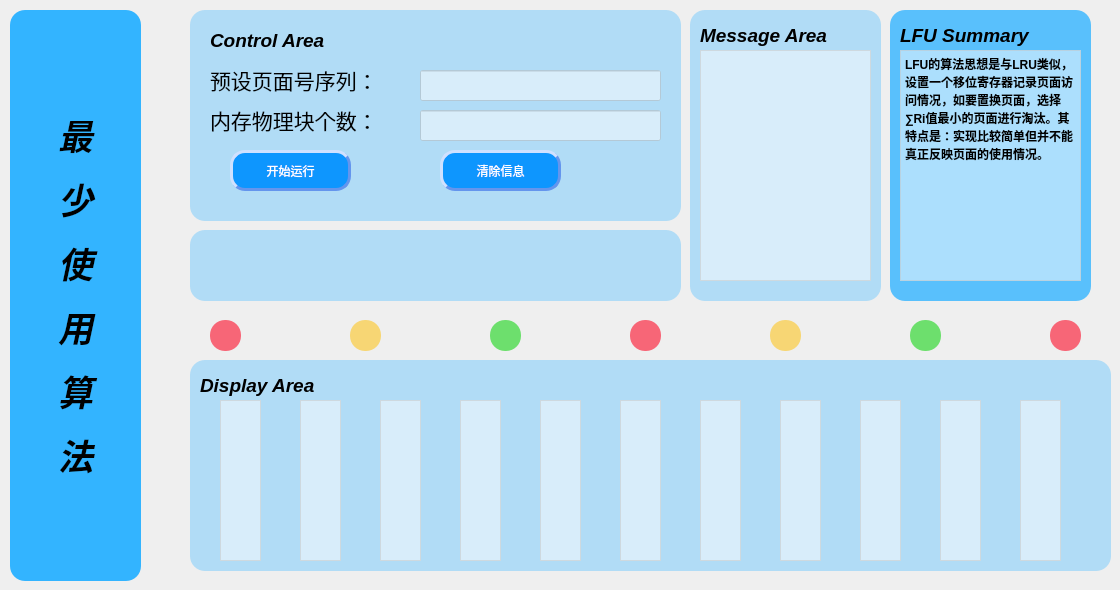
    <widget class="QWidget" name="tab_3">
     <attribute name="title">
      <string>LFU</string>
     </attribute>
     <widget class="QTextEdit" name="textEdit_305">
      <property name="geometry">
       <rect>
        <x>540</x>
        <y>400</y>
        <width>41</width>
        <height>161</height>
       </rect>
      </property>
      <property name="styleSheet">
       <string notr="true">background-color: rgba(255, 255, 255, 0.5)</string>
      </property>
     </widget>
     <widget class="QLabel" name="label_13">
      <property name="geometry">
       <rect>
        <x>210</x>
        <y>100</y>
        <width>201</width>
        <height>41</height>
       </rect>
      </property>
      <property name="text">
       <string>&lt;html&gt;&lt;head/&gt;&lt;body&gt;&lt;p&gt;&lt;span style=&quot; font-size:16pt;&quot;&gt;内存物理块个数：&lt;/span&gt;&lt;/p&gt;&lt;/body&gt;&lt;/html&gt;</string>
      </property>
     </widget>
     <widget class="QTextEdit" name="textEdit_302">
      <property name="geometry">
       <rect>
        <x>300</x>
        <y>400</y>
        <width>41</width>
        <height>161</height>
       </rect>
      </property>
      <property name="styleSheet">
       <string notr="true">background-color: rgba(255, 255, 255, 0.5)</string>
      </property>
     </widget>
     <widget class="QLabel" name="label_14">
      <property name="geometry">
       <rect>
        <x>690</x>
        <y>10</y>
        <width>191</width>
        <height>291</height>
       </rect>
      </property>
      <property name="styleSheet">
       <string notr="true">QLabel{background:rgba(135,206,250,0.6);border-radius:15px;}</string>
      </property>
      <property name="text">
       <string>&lt;html&gt;&lt;head/&gt;&lt;body&gt;&lt;p&gt;&lt;br/&gt;&lt;/p&gt;&lt;/body&gt;&lt;/html&gt;</string>
      </property>
     </widget>
     <widget class="QLabel" name="label_15">
      <property name="geometry">
       <rect>
        <x>700</x>
        <y>20</y>
        <width>161</width>
        <height>31</height>
       </rect>
      </property>
      <property name="text">
       <string>&lt;html&gt;&lt;head/&gt;&lt;body&gt;&lt;p&gt;&lt;span style=&quot; font-size:14pt; font-weight:600; font-style:italic;&quot;&gt;Message Area&lt;/span&gt;&lt;/p&gt;&lt;/body&gt;&lt;/html&gt;</string>
      </property>
     </widget>
     <widget class="QLabel" name="label_16">
      <property name="geometry">
       <rect>
        <x>200</x>
        <y>370</y>
        <width>181</width>
        <height>31</height>
       </rect>
      </property>
      <property name="text">
       <string>&lt;html&gt;&lt;head/&gt;&lt;body&gt;&lt;p&gt;&lt;span style=&quot; font-size:14pt; font-weight:600; font-style:italic;&quot;&gt;Display Area&lt;/span&gt;&lt;/p&gt;&lt;/body&gt;&lt;/html&gt;</string>
      </property>
     </widget>
     <widget class="QLabel" name="label_17">
      <property name="geometry">
       <rect>
        <x>190</x>
        <y>10</y>
        <width>491</width>
        <height>211</height>
       </rect>
      </property>
      <property name="styleSheet">
       <string notr="true">QLabel{background:rgba(135,206,250,0.6);border-radius:15px;}</string>
      </property>
      <property name="text">
       <string>&lt;html&gt;&lt;head/&gt;&lt;body&gt;&lt;p&gt;&lt;br/&gt;&lt;/p&gt;&lt;/body&gt;&lt;/html&gt;</string>
      </property>
     </widget>
     <widget class="QLabel" name="label_18">
      <property name="geometry">
       <rect>
        <x>890</x>
        <y>10</y>
        <width>201</width>
        <height>291</height>
       </rect>
      </property>
      <property name="styleSheet">
       <string notr="true">QLabel{background-color: rgb(51, 180, 255,0.8);border-radius:15px;}
</string>
      </property>
      <property name="text">
       <string/>
      </property>
     </widget>
     <widget class="QLabel" name="label_19">
      <property name="geometry">
       <rect>
        <x>190</x>
        <y>230</y>
        <width>491</width>
        <height>71</height>
       </rect>
      </property>
      <property name="styleSheet">
       <string notr="true">QLabel{background:rgba(135,206,250,0.6);border-radius:15px;}</string>
      </property>
      <property name="text">
       <string>&lt;html&gt;&lt;head/&gt;&lt;body&gt;&lt;p&gt;&lt;br/&gt;&lt;/p&gt;&lt;/body&gt;&lt;/html&gt;</string>
      </property>
     </widget>
     <widget class="QLineEdit" name="lineEdit_302">
      <property name="geometry">
       <rect>
        <x>420</x>
        <y>110</y>
        <width>241</width>
        <height>31</height>
       </rect>
      </property>
      <property name="styleSheet">
       <string notr="true">background-color: rgba(255, 255, 255, 0.5)</string>
      </property>
     </widget>
     <widget class="QTextEdit" name="textEdit_309">
      <property name="geometry">
       <rect>
        <x>860</x>
        <y>400</y>
        <width>41</width>
        <height>161</height>
       </rect>
      </property>
      <property name="styleSheet">
       <string notr="true">background-color: rgba(255, 255, 255, 0.5)</string>
      </property>
     </widget>
     <widget class="QTextEdit" name="textEdit_301">
      <property name="geometry">
       <rect>
        <x>220</x>
        <y>400</y>
        <width>41</width>
        <height>161</height>
       </rect>
      </property>
      <property name="styleSheet">
       <string notr="true">background-color: rgba(255, 255, 255, 0.5)</string>
      </property>
     </widget>
     <widget class="QLabel" name="label_20">
      <property name="geometry">
       <rect>
        <x>190</x>
        <y>360</y>
        <width>921</width>
        <height>211</height>
       </rect>
      </property>
      <property name="styleSheet">
       <string notr="true">QLabel{background:rgba(135,206,250,0.6);border-radius:15px;}</string>
      </property>
      <property name="text">
       <string>&lt;html&gt;&lt;head/&gt;&lt;body&gt;&lt;p&gt;&lt;br/&gt;&lt;/p&gt;&lt;/body&gt;&lt;/html&gt;</string>
      </property>
     </widget>
     <widget class="QLineEdit" name="lineEdit_301">
      <property name="geometry">
       <rect>
        <x>420</x>
        <y>70</y>
        <width>241</width>
        <height>31</height>
       </rect>
      </property>
      <property name="styleSheet">
       <string notr="true">background-color: rgba(255, 255, 255, 0.5)</string>
      </property>
      <property name="text">
       <string/>
      </property>
     </widget>
     <widget class="QLabel" name="label_21">
      <property name="geometry">
       <rect>
        <x>900</x>
        <y>20</y>
        <width>181</width>
        <height>31</height>
       </rect>
      </property>
      <property name="text">
       <string>&lt;html&gt;&lt;head/&gt;&lt;body&gt;&lt;p&gt;&lt;span style=&quot; font-size:14pt; font-weight:600; font-style:italic;&quot;&gt;LFU Summary&lt;/span&gt;&lt;/p&gt;&lt;/body&gt;&lt;/html&gt;</string>
      </property>
     </widget>
     <widget class="QPushButton" name="pushButton_11">
      <property name="geometry">
       <rect>
        <x>440</x>
        <y>150</y>
        <width>121</width>
        <height>41</height>
       </rect>
      </property>
      <property name="styleSheet">
       <string notr="true">QPushButton
{
    color:white;
    background-color:rgb(14 , 150 , 254);
    border-radius:15px;
	border-style:outset;
	border-width:3px; 
	border-color:#6495ED
}
 
QPushButton:hover
{
    color:white;
    background-color:rgb(44 , 137 , 255);
}
 
QPushButton:pressed
{
    color:white;
    background-color:rgb(14 , 135 , 228);
    padding-left:3px;
    padding-top:3px;
}
</string>
      </property>
      <property name="text">
       <string>清除信息</string>
      </property>
     </widget>
     <widget class="QTextEdit" name="textEdit_310">
      <property name="geometry">
       <rect>
        <x>940</x>
        <y>400</y>
        <width>41</width>
        <height>161</height>
       </rect>
      </property>
      <property name="styleSheet">
       <string notr="true">background-color: rgba(255, 255, 255, 0.5)</string>
      </property>
     </widget>
     <widget class="QTextEdit" name="textEdit_307">
      <property name="geometry">
       <rect>
        <x>700</x>
        <y>400</y>
        <width>41</width>
        <height>161</height>
       </rect>
      </property>
      <property name="styleSheet">
       <string notr="true">background-color: rgba(255, 255, 255, 0.5)</string>
      </property>
     </widget>
     <widget class="QTextEdit" name="textEdit_311">
      <property name="geometry">
       <rect>
        <x>1020</x>
        <y>400</y>
        <width>41</width>
        <height>161</height>
       </rect>
      </property>
      <property name="styleSheet">
       <string notr="true">background-color: rgba(255, 255, 255, 0.5)</string>
      </property>
     </widget>
     <widget class="QLabel" name="label_22">
      <property name="geometry">
       <rect>
        <x>210</x>
        <y>20</y>
        <width>171</width>
        <height>41</height>
       </rect>
      </property>
      <property name="text">
       <string>&lt;html&gt;&lt;head/&gt;&lt;body&gt;&lt;p&gt;&lt;span style=&quot; font-size:14pt; font-weight:600; font-style:italic;&quot;&gt;Control Area&lt;/span&gt;&lt;/p&gt;&lt;/body&gt;&lt;/html&gt;</string>
      </property>
     </widget>
     <widget class="QLabel" name="label_23">
      <property name="geometry">
       <rect>
        <x>210</x>
        <y>60</y>
        <width>211</width>
        <height>41</height>
       </rect>
      </property>
      <property name="text">
       <string>&lt;html&gt;&lt;head/&gt;&lt;body&gt;&lt;p&gt;&lt;span style=&quot; font-size:16pt;&quot;&gt;预设页面号序列：&lt;/span&gt;&lt;/p&gt;&lt;/body&gt;&lt;/html&gt;</string>
      </property>
     </widget>
     <widget class="QTextEdit" name="textEdit_300">
      <property name="geometry">
       <rect>
        <x>700</x>
        <y>50</y>
        <width>171</width>
        <height>231</height>
       </rect>
      </property>
      <property name="styleSheet">
       <string notr="true">background-color: rgba(255, 255, 255, 0.5)</string>
      </property>
     </widget>
     <widget class="QPushButton" name="pushButton_301">
      <property name="geometry">
       <rect>
        <x>230</x>
        <y>150</y>
        <width>121</width>
        <height>41</height>
       </rect>
      </property>
      <property name="styleSheet">
       <string notr="true">QPushButton
{
    color:white;
    background-color:rgb(14 , 150 , 254);
    border-radius:15px;
    border-style:outset;
	border-width:3px; 
    border-color:#6495ED
}
 
QPushButton:hover
{
    color:white;
    background-color:rgb(44 , 137 , 255);
}
 
QPushButton:pressed
{
    color:white;
    background-color:rgb(14 , 135 , 228);
    padding-left:3px;
    padding-top:3px;

}
</string>
      </property>
      <property name="text">
       <string>开始运行</string>
      </property>
     </widget>
     <widget class="QLabel" name="label_24">
      <property name="geometry">
       <rect>
        <x>10</x>
        <y>10</y>
        <width>131</width>
        <height>571</height>
       </rect>
      </property>
      <property name="styleSheet">
       <string notr="true">QLabel{background-color: rgb(51, 180, 255);border-radius:15px;}
</string>
      </property>
      <property name="text">
       <string>&lt;html&gt;&lt;head/&gt;&lt;body&gt;&lt;p align=&quot;center&quot;&gt;&lt;span style=&quot; font-size:26pt; font-weight:600; font-style:italic;&quot;&gt;最&lt;/span&gt;&lt;/p&gt;&lt;p align=&quot;center&quot;&gt;&lt;span style=&quot; font-size:26pt; font-weight:600; font-style:italic;&quot;&gt;少&lt;/span&gt;&lt;/p&gt;&lt;p align=&quot;center&quot;&gt;&lt;span style=&quot; font-size:26pt; font-weight:600; font-style:italic;&quot;&gt;使&lt;/span&gt;&lt;/p&gt;&lt;p align=&quot;center&quot;&gt;&lt;span style=&quot; font-size:26pt; font-weight:600; font-style:italic;&quot;&gt;用&lt;/span&gt;&lt;/p&gt;&lt;p align=&quot;center&quot;&gt;&lt;span style=&quot; font-size:26pt; font-weight:600; font-style:italic;&quot;&gt;算&lt;/span&gt;&lt;/p&gt;&lt;p align=&quot;center&quot;&gt;&lt;span style=&quot; font-size:26pt; font-weight:600; font-style:italic;&quot;&gt;法&lt;/span&gt;&lt;/p&gt;&lt;/body&gt;&lt;/html&gt;</string>
      </property>
     </widget>
     <widget class="QTextEdit" name="textEdit_303">
      <property name="geometry">
       <rect>
        <x>380</x>
        <y>400</y>
        <width>41</width>
        <height>161</height>
       </rect>
      </property>
      <property name="styleSheet">
       <string notr="true">background-color: rgba(255, 255, 255, 0.5)</string>
      </property>
     </widget>
     <widget class="QTextEdit" name="textEdit_304">
      <property name="geometry">
       <rect>
        <x>460</x>
        <y>400</y>
        <width>41</width>
        <height>161</height>
       </rect>
      </property>
      <property name="styleSheet">
       <string notr="true">background-color: rgba(255, 255, 255, 0.5)</string>
      </property>
     </widget>
     <widget class="QTextEdit" name="textEdit_308">
      <property name="geometry">
       <rect>
        <x>780</x>
        <y>400</y>
        <width>41</width>
        <height>161</height>
       </rect>
      </property>
      <property name="styleSheet">
       <string notr="true">background-color: rgba(255, 255, 255, 0.5)</string>
      </property>
     </widget>
     <widget class="QTextEdit" name="textEdit_306">
      <property name="geometry">
       <rect>
        <x>620</x>
        <y>400</y>
        <width>41</width>
        <height>161</height>
       </rect>
      </property>
      <property name="styleSheet">
       <string notr="true">background-color: rgba(255, 255, 255, 0.5)</string>
      </property>
     </widget>
     <widget class="QTextEdit" name="textEdit_51">
      <property name="geometry">
       <rect>
        <x>900</x>
        <y>50</y>
        <width>181</width>
        <height>231</height>
       </rect>
      </property>
      <property name="styleSheet">
       <string notr="true">background-color: rgba(255, 255, 255, 0.5)</string>
      </property>
      <property name="html">
       <string>&lt;!DOCTYPE HTML PUBLIC &quot;-//W3C//DTD HTML 4.0//EN&quot; &quot;http://www.w3.org/TR/REC-html40/strict.dtd&quot;&gt;
&lt;html&gt;&lt;head&gt;&lt;meta name=&quot;qrichtext&quot; content=&quot;1&quot; /&gt;&lt;style type=&quot;text/css&quot;&gt;
p, li { white-space: pre-wrap; }
&lt;/style&gt;&lt;/head&gt;&lt;body style=&quot; font-family:'SimSun'; font-size:9pt; font-weight:400; font-style:normal;&quot;&gt;
&lt;p style=&quot; margin-top:0px; margin-bottom:0px; margin-left:0px; margin-right:0px; -qt-block-indent:0; text-indent:0px;&quot;&gt;&lt;span style=&quot; font-weight:600;&quot;&gt;LFU的算法思想是与LRU类似，设置一个移位寄存器记录页面访问情况，如要置换页面，选择∑Ri值最小的页面进行淘汰。其特点是：实现比较简单但并不能真正反映页面的使用情况。&lt;/span&gt;&lt;/p&gt;&lt;/body&gt;&lt;/html&gt;</string>
      </property>
     </widget>
     <widget class="QPushButton" name="pushButton_9">
      <property name="geometry">
       <rect>
        <x>1050</x>
        <y>320</y>
        <width>31</width>
        <height>31</height>
       </rect>
      </property>
      <property name="styleSheet">
       <string notr="true">QPushButton{background:#F76677;border-radius:15px;}
QPushButton:hover{background:red;}</string>
      </property>
      <property name="text">
       <string/>
      </property>
     </widget>
     <widget class="QPushButton" name="pushButton_31">
      <property name="geometry">
       <rect>
        <x>630</x>
        <y>320</y>
        <width>31</width>
        <height>31</height>
       </rect>
      </property>
      <property name="styleSheet">
       <string notr="true">QPushButton{background:#F76677;border-radius:15px;}
QPushButton:hover{background:red;}</string>
      </property>
      <property name="text">
       <string/>
      </property>
     </widget>
     <widget class="QPushButton" name="pushButton_27">
      <property name="geometry">
       <rect>
        <x>490</x>
        <y>320</y>
        <width>31</width>
        <height>31</height>
       </rect>
      </property>
      <property name="styleSheet">
       <string notr="true">QPushButton{background:#6DDF6D;border-radius:15px;}
QPushButton:hover{background:green;}</string>
      </property>
      <property name="text">
       <string/>
      </property>
     </widget>
     <widget class="QPushButton" name="pushButton_33">
      <property name="geometry">
       <rect>
        <x>350</x>
        <y>320</y>
        <width>31</width>
        <height>31</height>
       </rect>
      </property>
      <property name="styleSheet">
       <string notr="true">QPushButton{background:#F7D674;border-radius:15px;}
QPushButton:hover{background:yellow;}</string>
      </property>
      <property name="text">
       <string/>
      </property>
     </widget>
     <widget class="QPushButton" name="pushButton_34">
      <property name="geometry">
       <rect>
        <x>910</x>
        <y>320</y>
        <width>31</width>
        <height>31</height>
       </rect>
      </property>
      <property name="styleSheet">
       <string notr="true">QPushButton{background:#6DDF6D;border-radius:15px;}
QPushButton:hover{background:green;}</string>
      </property>
      <property name="text">
       <string/>
      </property>
     </widget>
     <widget class="QPushButton" name="pushButton_35">
      <property name="geometry">
       <rect>
        <x>210</x>
        <y>320</y>
        <width>31</width>
        <height>31</height>
       </rect>
      </property>
      <property name="styleSheet">
       <string notr="true">QPushButton{background:#F76677;border-radius:15px;}
QPushButton:hover{background:red;}</string>
      </property>
      <property name="text">
       <string/>
      </property>
     </widget>
     <widget class="QPushButton" name="pushButton_36">
      <property name="geometry">
       <rect>
        <x>770</x>
        <y>320</y>
        <width>31</width>
        <height>31</height>
       </rect>
      </property>
      <property name="styleSheet">
       <string notr="true">QPushButton{background:#F7D674;border-radius:15px;}
QPushButton:hover{background:yellow;}</string>
      </property>
      <property name="text">
       <string/>
      </property>
     </widget>
     <zorder>label_17</zorder>
     <zorder>label_20</zorder>
     <zorder>textEdit_305</zorder>
     <zorder>label_13</zorder>
     <zorder>textEdit_302</zorder>
     <zorder>label_14</zorder>
     <zorder>label_15</zorder>
     <zorder>label_16</zorder>
     <zorder>label_18</zorder>
     <zorder>label_19</zorder>
     <zorder>lineEdit_302</zorder>
     <zorder>textEdit_309</zorder>
     <zorder>textEdit_301</zorder>
     <zorder>lineEdit_301</zorder>
     <zorder>label_21</zorder>
     <zorder>pushButton_11</zorder>
     <zorder>textEdit_310</zorder>
     <zorder>textEdit_307</zorder>
     <zorder>textEdit_311</zorder>
     <zorder>label_22</zorder>
     <zorder>label_23</zorder>
     <zorder>textEdit_300</zorder>
     <zorder>pushButton_301</zorder>
     <zorder>label_24</zorder>
     <zorder>textEdit_303</zorder>
     <zorder>textEdit_304</zorder>
     <zorder>textEdit_308</zorder>
     <zorder>textEdit_306</zorder>
     <zorder>textEdit_51</zorder>
     <zorder>pushButton_9</zorder>
     <zorder>pushButton_31</zorder>
     <zorder>pushButton_27</zorder>
     <zorder>pushButton_33</zorder>
     <zorder>pushButton_34</zorder>
     <zorder>pushButton_35</zorder>
     <zorder>pushButton_36</zorder>
    </widget>
